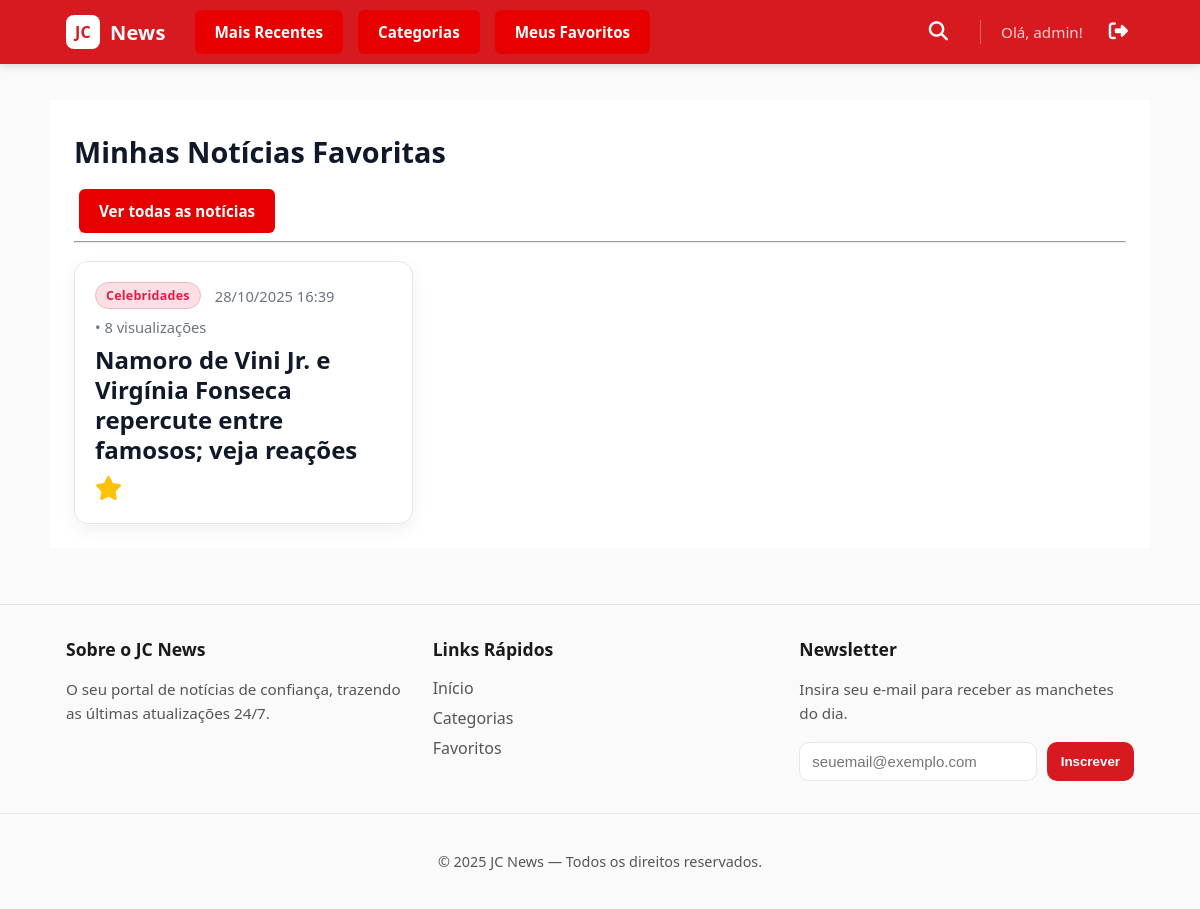
Page /meus-favoritos/ (signed in) on the earlier database version.
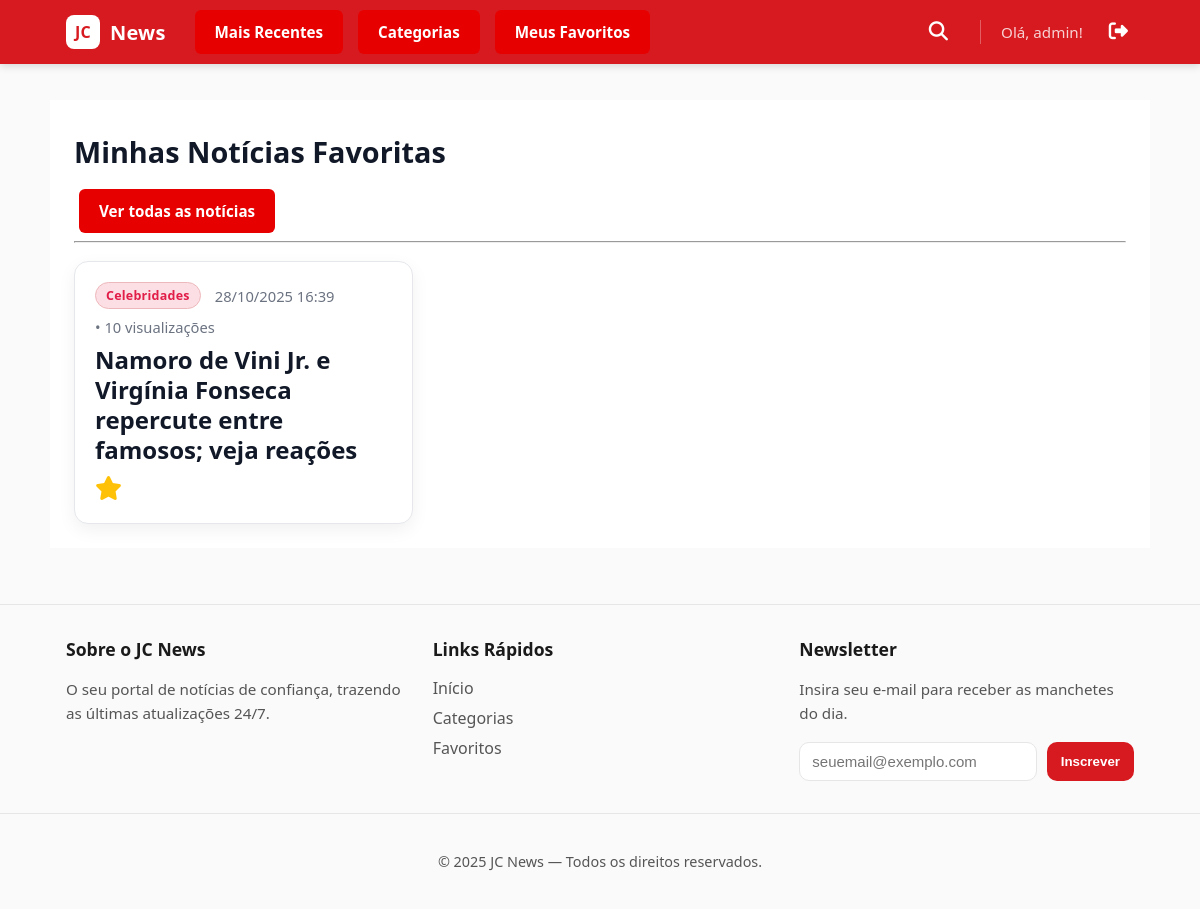
Same page on the later database version.
### app1/models.py (models this page shows, shortened)
class Noticia(models.Model):
    titulo = models.CharField(max_length=255)
    conteudo = models.TextField(blank=False)
    data_publicacao = models.DateTimeField(auto_now_add=True)
    categoria = models.ForeignKey(
        Categoria, on_delete=models.SET_NULL, null=True, blank=True, related_name='noticias'
    )
    imagem = models.ImageField(upload_to='noticias/', blank=True, null=True)
    visualizacoes = models.PositiveIntegerField(default=0)
    favoritos = models.ManyToManyField(
        User,
        related_name='noticias_favoritas',
        blank=True
    )
    usuarios_que_visitaram = models.ManyToManyField(
        User,
        related_name='noticias_visualizadas',
        blank=True
    )

class Categoria(models.Model):
    nome = models.CharField(max_length=100, unique=True)

### app1/views.py (the view)
# urls.py: path("meus-favoritos/", FavoritosListView.as_view(), name="meus_favoritos"),
class FavoritosListView(ListView):
    model = Noticia
    template_name = 'app1/meus_favoritos.html'
    context_object_name = 'noticias'
    def get_queryset(self):
        if self.request.user.is_authenticated:
            return self.request.user.noticias_favoritas.all().order_by('-data_publicacao')
        return Noticia.objects.none()

### app1/forms.py
class SubscriptionForm(forms.ModelForm):
    class Meta:
        model = NewsletterSubscription
        fields = ["email"]
        widgets = {
            "email": forms.EmailInput(
                attrs={
                    "placeholder": "seuemail@exemplo.com",
                    "required": True,
                    "class": "form-control",
                }
            )
        }

### app1/context_processors.py (called while the page is built)
def subscription_form(request):
    return {"form_subscription": SubscriptionForm()}

### app1/templates/app1/meus_favoritos.html (shortened to what this page needs)
{% extends 'app1/base.html' %}
{% load static %} {% block title %}Meus Favoritos · News Site{% endblock %}
{% block content %}
<link rel="stylesheet" href="{% static 'app1/css/news.css' %}">
<section class="container">
  <h1>Minhas Notícias Favoritas</h1>
  <a class = "nav-btn"href="{% url 'app1:home' %}">Ver todas as notícias</a>
  <hr>
  <section class="grid-noticias" aria-label="Minhas notícias favoritas">
    {% for noticia in noticias %}
      <article class="noticia" id="noticia-{{ noticia.id }}">
        <header class="noticia__cabecalho">
          {% if noticia.categoria %}
            <span class="noticia__categoria">{{ noticia.categoria.nome }}</span>
          {% endif %}
          <time datetime="{{ noticia.data_publicacao|date:'c' }}">
            {{ noticia.data_publicacao|date:"d/m/Y H:i" }}
          </time>
          <span>• {{ noticia.visualizacoes }} visualizações</span>
        </header>
        <h3 class="noticia__titulo">
          <a href="{% url 'app1:detalhe_noticia' noticia.pk %}">{{ noticia.titulo }}</a>
        </h3>
        <div class="noticia__acoes">
          <form action="{% url 'app1:favoritar_noticia_view' noticia.pk %}" method="POST">
            <button type="submit" class="btn-favorito favoritado" aria-label="Remover dos Favoritos">
              <i class="fa-solid fa-star"></i>
            </button>
          </form>
        </div>
      </article>
    {% empty %}
      <p>Você ainda não favoritou nenhuma notícia.</p>
    {% endfor %}
  </section>
</section>
{% endblock %}

Differences in the rows shown:
changed Noticia "Namoro de Vini Jr. e Virgínia Fonseca repercute entre famosos; veja reações": visualizacoes "8" → "10"
